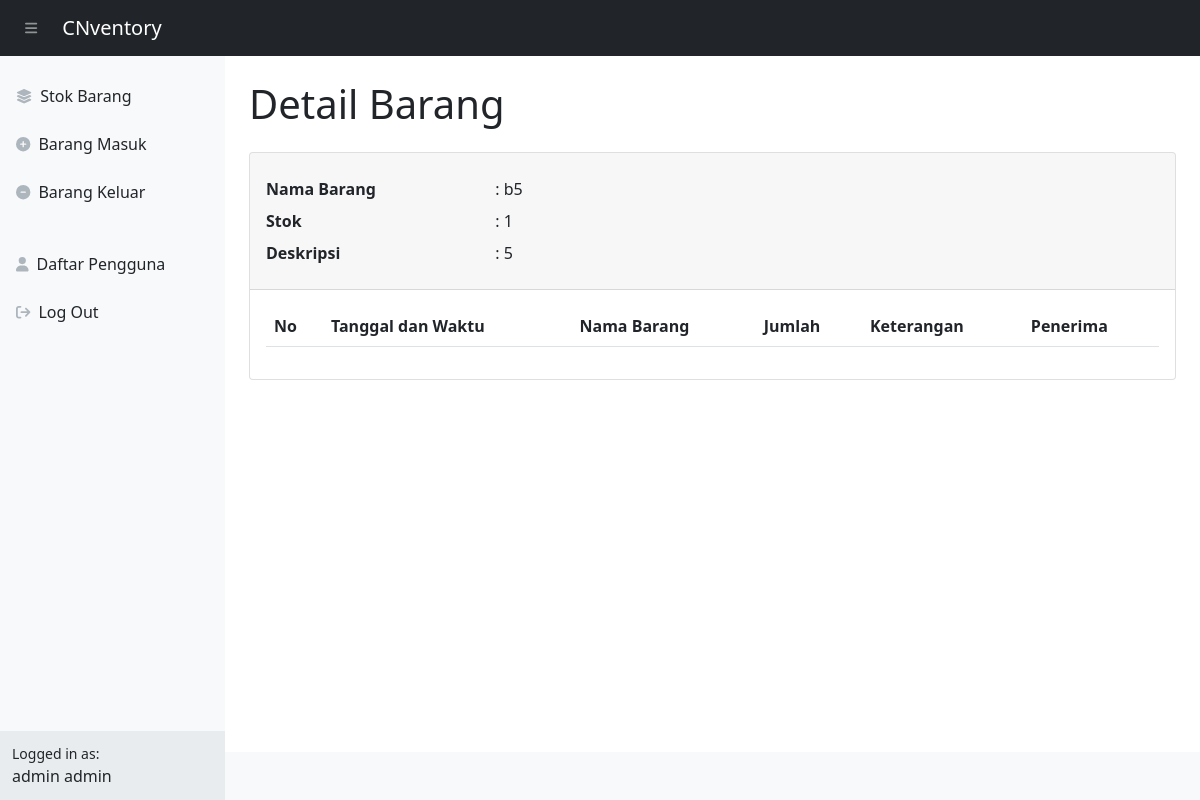
Screenshot of /detail_barang.php?id=33 (signed in) with the database file from the repository.
### tables this page shows
CREATE TABLE `stock` (
  `idbarang` int(11) NOT NULL,
  `namabarang` varchar(25) NOT NULL,
  `deskripsi` varchar(25) NOT NULL,
  `stock` int(11) NOT NULL
);

### detail_barang.php (the view, shortened to what this page needs)
<?php
require 'config/db_connect.php';
$id = $_GET['id'];
$sql_detail = "SELECT * FROM stock WHERE idbarang='$id'";
$result_detail = mysqli_query($conn, $sql_detail);
$data_detail = mysqli_fetch_array($result_detail);
?>
<!DOCTYPE html>
<html lang="en">
    <head>
        <link href="css/styles.css" rel="stylesheet" />
    </head>
    <body class="sb-nav-fixed">
        <?php require 'templates/topnavigation.php'; ?>
        <div id="layoutSidenav">
            <?php require 'templates/sidenavigation.php'; ?>
            <div id="layoutSidenav_content">
                <main>
                    <div class="container-fluid px-4">
                        <h1 class="my-4">Detail Barang</h1>
                        <div class="card mb-4">
                            <div class="card-header py-3">
                                <div class="row my-2">
                                    <p class="col col-md-3 fw-bold m-0">Nama Barang</p>
                                    <p class="col col-md-9 m-0">: <?php echo $data_detail['namabarang'] ?></p>
                                </div>
                                <div class="row my-2">
                                    <p class="col col-md-3 fw-bold m-0">Stok</p>
                                    <p class="col col-md-9 m-0">: <?php echo $data_detail['stock'] ?></p>
                                </div>
                                <div class="row my-2">
                                    <p class="col col-md-3 fw-bold m-0">Deskripsi</p>
                                    <p class="col col-md-9 m-0">: <?php echo $data_detail['deskripsi'] ?></p>
                                </div>
                            </div>
                            <div class="card-body">
                                <table id="datatablesSimple" class="table table-striped">
                                    <thead>
                                        <tr>
                                            <th>No</th>
                                            <th>Tanggal dan Waktu</th>
                                            <th>Nama Barang</th>
                                            <th>Jumlah</th>
                                            <th>Keterangan</th>
                                            <th>Penerima</th>
                                        </tr>
                                    </thead>
                                </table>
                            </div>
                        </div>
                    </div>
                </main>
                <?php require 'templates/footer.php'; ?>
            </div>
        </div>
        <link href="https://cdn.jsdelivr.net/npm/simple-datatables@latest/dist/style.css" rel="stylesheet" type="text/css">
    </body>
</html>

### rows the page displays
stock: namabarang "b5", stock "1", deskripsi "5"

### other values shown
$_SESSION['role'] "admin"
$_SESSION['username'] "admin"
